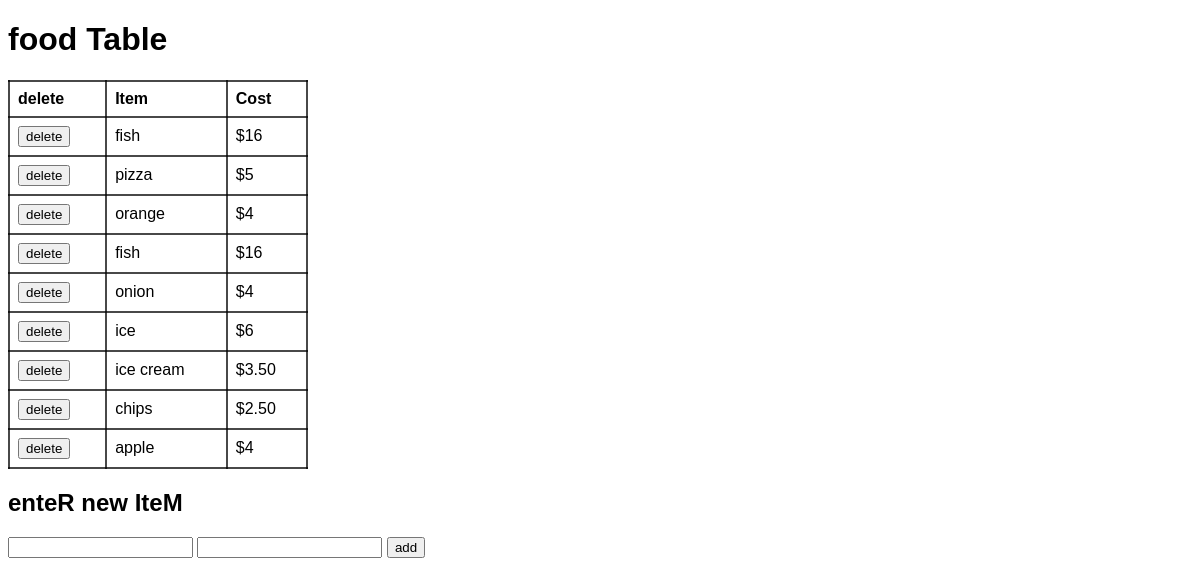
The page / on the database its author committed.
### tables this page shows
CREATE TABLE food (id INTEGER PRIMARY KEY, food_item TEXT, cost TEXT);

### back_flask.py (the view)
@app.route("/")
def home():
    cursor = get_db().cursor()
    sql = "SELECT * FROM food"
    cursor.execute(sql)
    results = cursor.fetchall()
    return render_template("contents.html", results=results)

### back_flask.py (called while the page is built)
def get_db():
    db = getattr(g, '_database', None)
    if db is None:
        db = g._database = sqlite3.connect(DATABASE)
    return db

@app.teardown_appcontext
def close_connection(exception):
    db = getattr(g, '_database', None)
    if db is not None:
        db.close()

### templates/contents.html (shortened to what this page needs)
<!DOCTYPE html>
<html lang="en">
<head>
</head>
<body>
<h1>food Table</h1>
  <table>
      <tr>
          <th>delete</th>
          <th>Item</th>
          <th>Cost</th>
      </tr>
      <tr>
        {% for result in results %}
        <td>
            <form action="/delete" method="POST">
            <input type="submit" value="delete">
            </form>
          </td>
          <td><rt>{{result[1]}}</td>
          <td>${{result[2]}}</tr></td>
        {% endfor %}
  </table>
  <form action="/add" method="POST">
  <h2>enteR new IteM</h2>
  <input type="text" name="item_name">
  <input type="text"name="item_cost">
  <input type="submit" value="add">
  </form>
</body>
</html>

### templates/contents.html (style rules this page uses)
table { font-family: arial, sans-serif; border-collapse: collapse; width: 50%; }
body { font-family: arial, sans-serif; border-collapse: collapse; width: 50%; }
td { border: 2px solid #000000b7; text-align: left; padding: 8px; }
th { border: 2px solid #000000b7; text-align: left; padding: 8px; }
tr { background-color: #ffffff; }

### rows shown on the page
food: food_item "fish", cost "16"
food: food_item "pizza", cost "5"
food: food_item "orange", cost "4"
food: food_item "fish", cost "16"
food: food_item "onion", cost "4"
food: food_item "ice", cost "6"
food: food_item "ice cream", cost "3.50"
food: food_item "chips", cost "2.50"
food: food_item "apple", cost "4"
